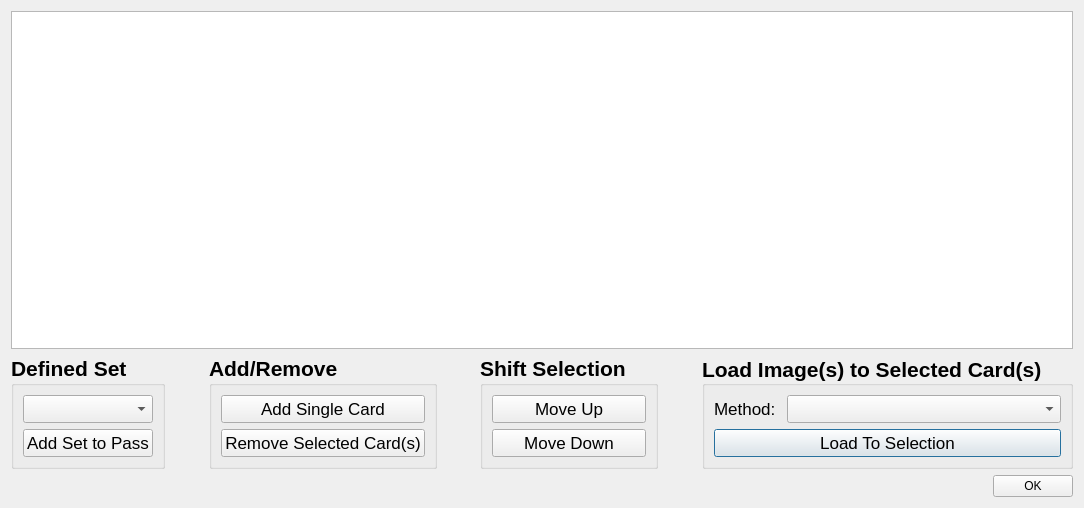
<?xml version="1.0" encoding="UTF-8"?>
<ui version="4.0">
 <class>Dialog</class>
 <widget class="QDialog" name="Dialog">
  <property name="geometry">
   <rect>
    <x>0</x>
    <y>0</y>
    <width>1084</width>
    <height>508</height>
   </rect>
  </property>
  <property name="windowTitle">
   <string>Card Manager</string>
  </property>
  <property name="modal">
   <bool>true</bool>
  </property>
  <layout class="QVBoxLayout" name="verticalLayout_3">
   <item>
    <widget class="QTableView" name="tableView">
     <property name="sizePolicy">
      <sizepolicy hsizetype="Expanding" vsizetype="Expanding">
       <horstretch>0</horstretch>
       <verstretch>0</verstretch>
      </sizepolicy>
     </property>
     <property name="dragDropMode">
      <enum>QAbstractItemView::InternalMove</enum>
     </property>
     <property name="defaultDropAction">
      <enum>Qt::MoveAction</enum>
     </property>
     <property name="alternatingRowColors">
      <bool>true</bool>
     </property>
     <property name="selectionBehavior">
      <enum>QAbstractItemView::SelectRows</enum>
     </property>
    </widget>
   </item>
   <item>
    <layout class="QHBoxLayout" name="horizontalLayout">
     <item>
      <widget class="QGroupBox" name="groupBox">
       <property name="sizePolicy">
        <sizepolicy hsizetype="Preferred" vsizetype="Preferred">
         <horstretch>0</horstretch>
         <verstretch>0</verstretch>
        </sizepolicy>
       </property>
       <property name="font">
        <font>
         <pointsize>16</pointsize>
         <weight>75</weight>
         <bold>true</bold>
        </font>
       </property>
       <property name="title">
        <string>Defined Set</string>
       </property>
       <layout class="QVBoxLayout" name="verticalLayout">
        <item>
         <widget class="QComboBox" name="comboBoxDefinedSet">
          <property name="font">
           <font>
            <pointsize>13</pointsize>
            <weight>50</weight>
            <bold>false</bold>
           </font>
          </property>
         </widget>
        </item>
        <item>
         <widget class="QPushButton" name="buttonAddSet">
          <property name="sizePolicy">
           <sizepolicy hsizetype="Minimum" vsizetype="Fixed">
            <horstretch>0</horstretch>
            <verstretch>0</verstretch>
           </sizepolicy>
          </property>
          <property name="font">
           <font>
            <pointsize>13</pointsize>
            <weight>50</weight>
            <bold>false</bold>
           </font>
          </property>
          <property name="text">
           <string>Add Set to Pass</string>
          </property>
         </widget>
        </item>
       </layout>
      </widget>
     </item>
     <item>
      <spacer name="horizontalSpacer_2">
       <property name="orientation">
        <enum>Qt::Horizontal</enum>
       </property>
       <property name="sizeHint" stdset="0">
        <size>
         <width>40</width>
         <height>20</height>
        </size>
       </property>
      </spacer>
     </item>
     <item>
      <widget class="QGroupBox" name="groupBox_2">
       <property name="sizePolicy">
        <sizepolicy hsizetype="Maximum" vsizetype="Preferred">
         <horstretch>0</horstretch>
         <verstretch>0</verstretch>
        </sizepolicy>
       </property>
       <property name="font">
        <font>
         <pointsize>16</pointsize>
         <weight>75</weight>
         <bold>true</bold>
        </font>
       </property>
       <property name="title">
        <string>Add/Remove</string>
       </property>
       <layout class="QVBoxLayout" name="verticalLayout_5">
        <item>
         <widget class="QPushButton" name="buttonAddCard">
          <property name="font">
           <font>
            <pointsize>13</pointsize>
            <weight>50</weight>
            <bold>false</bold>
           </font>
          </property>
          <property name="text">
           <string>Add Single Card</string>
          </property>
          <property name="checkable">
           <bool>false</bool>
          </property>
         </widget>
        </item>
        <item>
         <widget class="QPushButton" name="buttonRemoveCard">
          <property name="font">
           <font>
            <pointsize>13</pointsize>
            <weight>50</weight>
            <bold>false</bold>
           </font>
          </property>
          <property name="text">
           <string>Remove Selected Card(s)</string>
          </property>
         </widget>
        </item>
       </layout>
      </widget>
     </item>
     <item>
      <spacer name="horizontalSpacer_3">
       <property name="orientation">
        <enum>Qt::Horizontal</enum>
       </property>
       <property name="sizeHint" stdset="0">
        <size>
         <width>40</width>
         <height>20</height>
        </size>
       </property>
      </spacer>
     </item>
     <item>
      <widget class="QGroupBox" name="groupBox_3">
       <property name="sizePolicy">
        <sizepolicy hsizetype="Preferred" vsizetype="Preferred">
         <horstretch>0</horstretch>
         <verstretch>0</verstretch>
        </sizepolicy>
       </property>
       <property name="font">
        <font>
         <pointsize>16</pointsize>
         <weight>75</weight>
         <bold>true</bold>
        </font>
       </property>
       <property name="title">
        <string>Shift Selection</string>
       </property>
       <layout class="QVBoxLayout" name="verticalLayout_6">
        <item>
         <widget class="QPushButton" name="buttonUp">
          <property name="font">
           <font>
            <pointsize>13</pointsize>
            <weight>50</weight>
            <bold>false</bold>
           </font>
          </property>
          <property name="text">
           <string>Move Up</string>
          </property>
         </widget>
        </item>
        <item>
         <widget class="QPushButton" name="buttonDown">
          <property name="font">
           <font>
            <pointsize>13</pointsize>
            <weight>50</weight>
            <bold>false</bold>
           </font>
          </property>
          <property name="text">
           <string>Move Down</string>
          </property>
         </widget>
        </item>
       </layout>
      </widget>
     </item>
     <item>
      <spacer name="horizontalSpacer">
       <property name="orientation">
        <enum>Qt::Horizontal</enum>
       </property>
       <property name="sizeHint" stdset="0">
        <size>
         <width>40</width>
         <height>20</height>
        </size>
       </property>
      </spacer>
     </item>
     <item>
      <widget class="QGroupBox" name="groupBox_4">
       <property name="sizePolicy">
        <sizepolicy hsizetype="Maximum" vsizetype="Preferred">
         <horstretch>0</horstretch>
         <verstretch>0</verstretch>
        </sizepolicy>
       </property>
       <property name="font">
        <font>
         <pointsize>16</pointsize>
         <weight>75</weight>
         <bold>true</bold>
        </font>
       </property>
       <property name="title">
        <string>Load Image(s) to Selected Card(s)</string>
       </property>
       <property name="alignment">
        <set>Qt::AlignLeading|Qt::AlignLeft|Qt::AlignVCenter</set>
       </property>
       <layout class="QVBoxLayout" name="verticalLayout_2">
        <item>
         <layout class="QHBoxLayout" name="horizontalLayout_2">
          <item>
           <widget class="QLabel" name="label">
            <property name="font">
             <font>
              <pointsize>13</pointsize>
              <weight>50</weight>
              <bold>false</bold>
             </font>
            </property>
            <property name="text">
             <string>Method: </string>
            </property>
           </widget>
          </item>
          <item>
           <widget class="QComboBox" name="comboBoxLoadMethod">
            <property name="sizePolicy">
             <sizepolicy hsizetype="Expanding" vsizetype="Preferred">
              <horstretch>0</horstretch>
              <verstretch>0</verstretch>
             </sizepolicy>
            </property>
            <property name="font">
             <font>
              <pointsize>13</pointsize>
              <weight>50</weight>
              <bold>false</bold>
             </font>
            </property>
            <property name="sizeAdjustPolicy">
             <enum>QComboBox::AdjustToContents</enum>
            </property>
           </widget>
          </item>
         </layout>
        </item>
        <item>
         <widget class="QPushButton" name="buttonLoad">
          <property name="sizePolicy">
           <sizepolicy hsizetype="Preferred" vsizetype="Fixed">
            <horstretch>0</horstretch>
            <verstretch>0</verstretch>
           </sizepolicy>
          </property>
          <property name="font">
           <font>
            <pointsize>13</pointsize>
            <weight>50</weight>
            <bold>false</bold>
           </font>
          </property>
          <property name="text">
           <string>Load To Selection</string>
          </property>
          <property name="default">
           <bool>true</bool>
          </property>
         </widget>
        </item>
       </layout>
      </widget>
     </item>
    </layout>
   </item>
   <item>
    <widget class="QDialogButtonBox" name="buttonBox">
     <property name="orientation">
      <enum>Qt::Horizontal</enum>
     </property>
     <property name="standardButtons">
      <set>QDialogButtonBox::Ok</set>
     </property>
     <property name="centerButtons">
      <bool>false</bool>
     </property>
    </widget>
   </item>
  </layout>
 </widget>
 <resources/>
 <connections/>
</ui>
